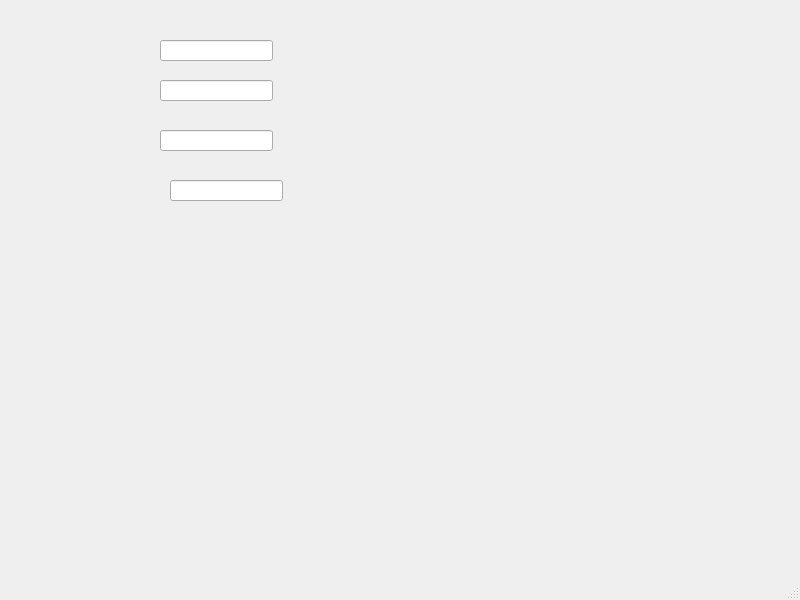
<?xml version="1.0" encoding="UTF-8"?>
<ui version="4.0">
 <class>MainWindow</class>
 <widget class="QMainWindow" name="MainWindow">
  <property name="geometry">
   <rect>
    <x>0</x>
    <y>0</y>
    <width>800</width>
    <height>600</height>
   </rect>
  </property>
  <property name="windowTitle">
   <string>MainWindow</string>
  </property>
  <widget class="QWidget" name="centralwidget">
   <widget class="QLineEdit" name="lineEdit">
    <property name="geometry">
     <rect>
      <x>160</x>
      <y>40</y>
      <width>113</width>
      <height>21</height>
     </rect>
    </property>
   </widget>
   <widget class="QLineEdit" name="lineEdit_2">
    <property name="geometry">
     <rect>
      <x>160</x>
      <y>80</y>
      <width>113</width>
      <height>21</height>
     </rect>
    </property>
   </widget>
   <widget class="QLineEdit" name="lineEdit_3">
    <property name="geometry">
     <rect>
      <x>160</x>
      <y>130</y>
      <width>113</width>
      <height>21</height>
     </rect>
    </property>
   </widget>
   <widget class="QLineEdit" name="lineEdit_4">
    <property name="geometry">
     <rect>
      <x>170</x>
      <y>180</y>
      <width>113</width>
      <height>21</height>
     </rect>
    </property>
   </widget>
  </widget>
  <widget class="QMenuBar" name="menubar">
   <property name="geometry">
    <rect>
     <x>0</x>
     <y>0</y>
     <width>800</width>
     <height>26</height>
    </rect>
   </property>
  </widget>
  <widget class="QStatusBar" name="statusbar"/>
 </widget>
 <tabstops>
  <tabstop>lineEdit_2</tabstop>
  <tabstop>lineEdit</tabstop>
  <tabstop>lineEdit_4</tabstop>
  <tabstop>lineEdit_3</tabstop>
 </tabstops>
 <resources/>
 <connections/>
</ui>
